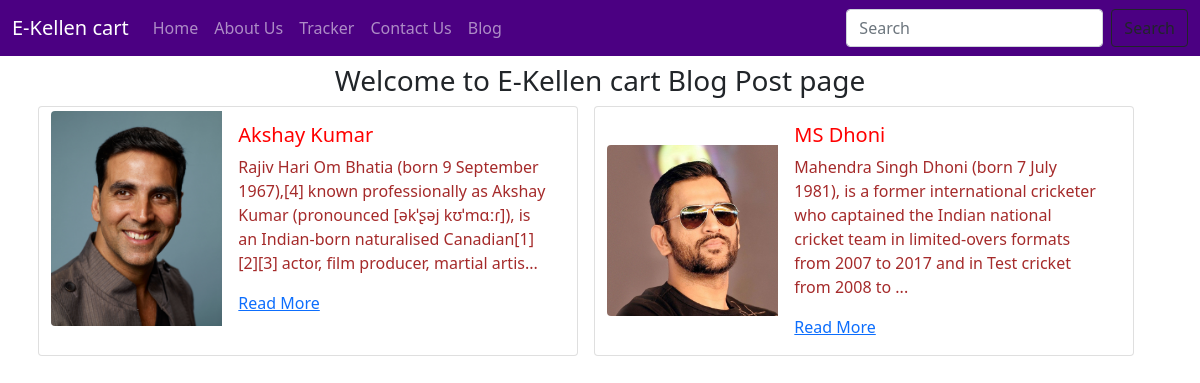
Screenshot of /blog/ with the database file from the repository.
### blog/models.py (models this page shows, shortened)
class Blogpost(models.Model):
    postId = models.BigAutoField(primary_key=True)
    title = models.CharField(max_length=50)
    heading0 = models.CharField(max_length=300)
    heading0text = models.CharField(max_length=3000)
    heading1 = models.CharField(max_length=300)
    heading1text = models.CharField(max_length=3000)
    heading2 = models.CharField(max_length=300)
    heading2text = models.CharField(max_length=3000)
    date = models.DateField()
    thumbnail = models.ImageField(upload_to="blog/images",default="")

### blog/views.py (the view)
# urls.py: path('', views.blogHome),
def blogHome(request):
    posts = Blogpost.objects.all()
    return render(request,'blog/index.html',{'posts':posts})

### blog/templates/blog/index.html (shortened to what this page needs)
{% extends 'blog/base.html' %}  {% block body %}
<h3 class="text-center my-2">Welcome to E-Kellen cart Blog Post page</h3>
<div class="container">
  <div class="row">
  {% for i in posts %}
  <div class="card mb-3 mx-2" style="max-width: 540px;">
    <div class="row g-0">
      <div class="col-md-4 d-flex align-items-center">
        <img src="/media/{{i.thumbnail}}" class="img-fluid rounded-start" alt="...">
      </div>
      <div class="col-md-8">
        <div class="card-body">
          <h5 class="card-title" style="color: red;">{{i.heading0}}</h5>
          <p class="card-text" style="color: brown;">{{i.heading0text|slice:':200'}}...</p>
          <a href="/blog/blogPost/{{i.postId}}">Read More</a>
        </div>
      </div>
    </div>
  </div>
  {% endfor %}
</div>
</div>
{% endblock %}

### rows the page displays
Blogpost: thumbnail (picture), heading0 "Akshay Kumar", heading0text "Rajiv Hari Om Bhatia (born 9 September 1967),[4] known professionally as Akshay Kumar (pronounced [əkˈʂəj kʊˈmɑːɾ]), is an Indian-born naturalised Canadian[1][2][3] actor, film producer, martial artis"
Blogpost: thumbnail (picture), heading0 "MS Dhoni", heading0text "Mahendra Singh Dhoni (born 7 July 1981), is a former international cricketer who captained the Indian national cricket team in limited-overs formats from 2007 to 2017 and in Test cricket from 2008 to"
